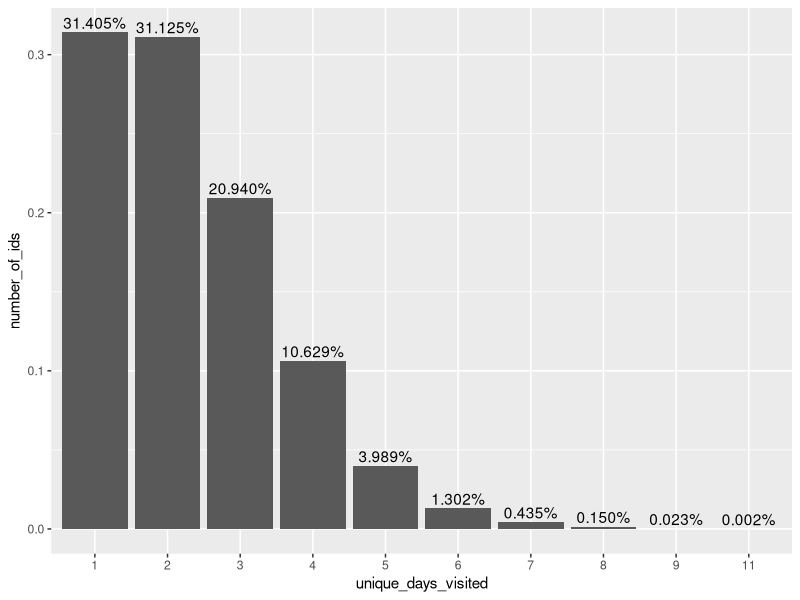
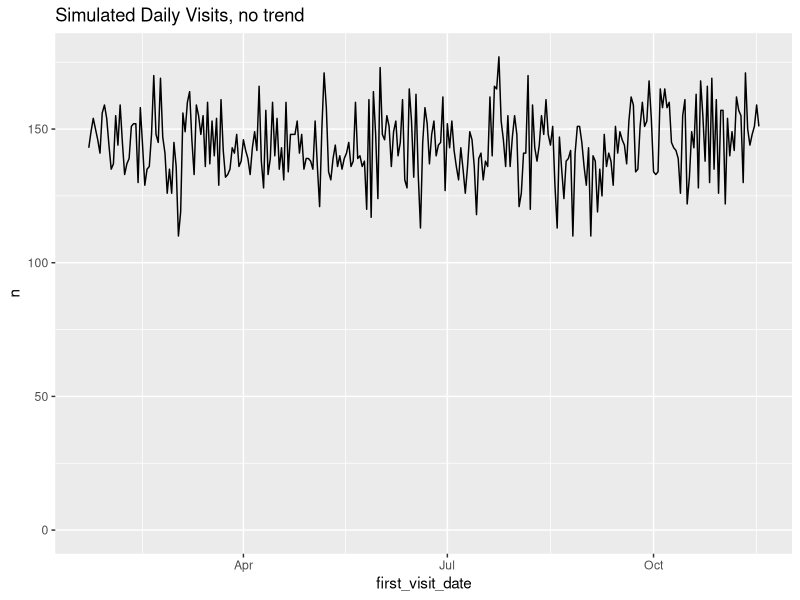
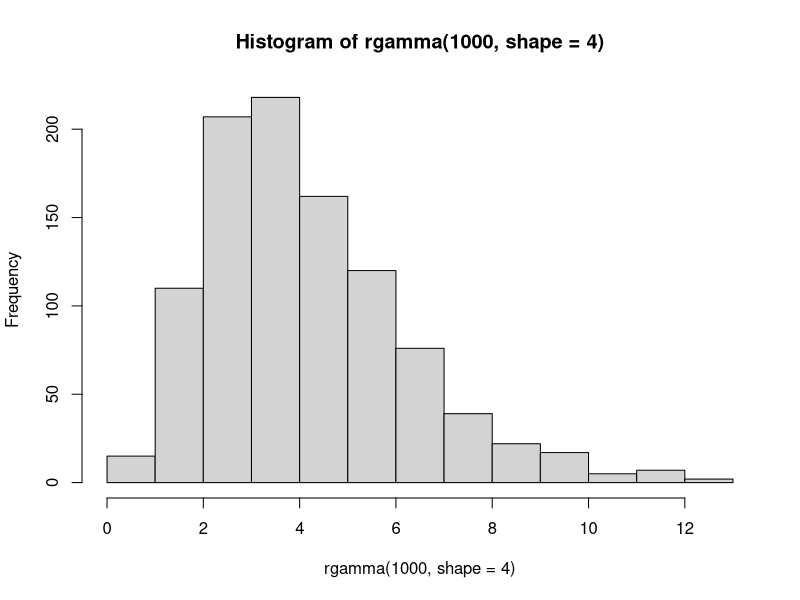
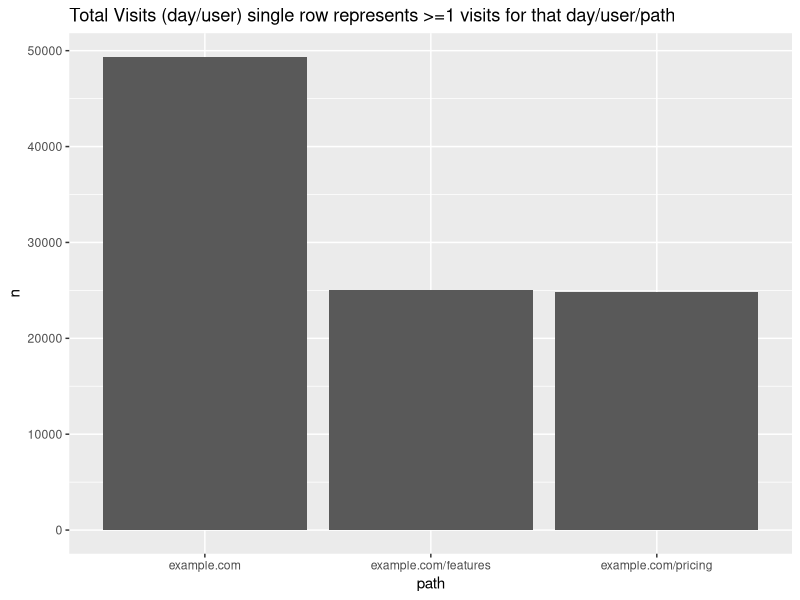
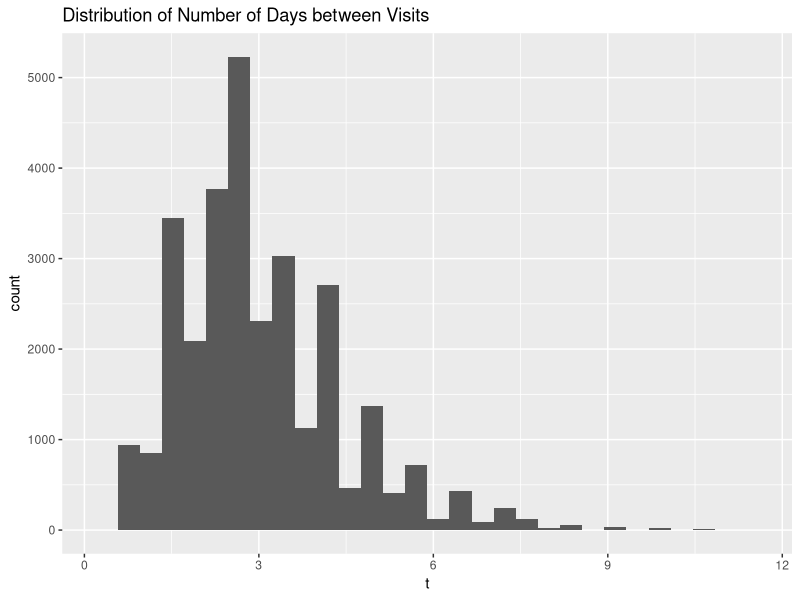
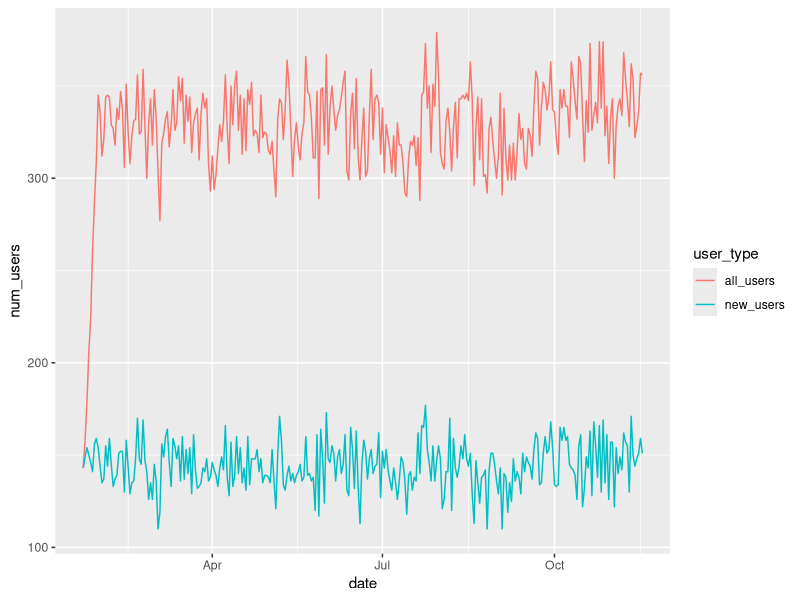
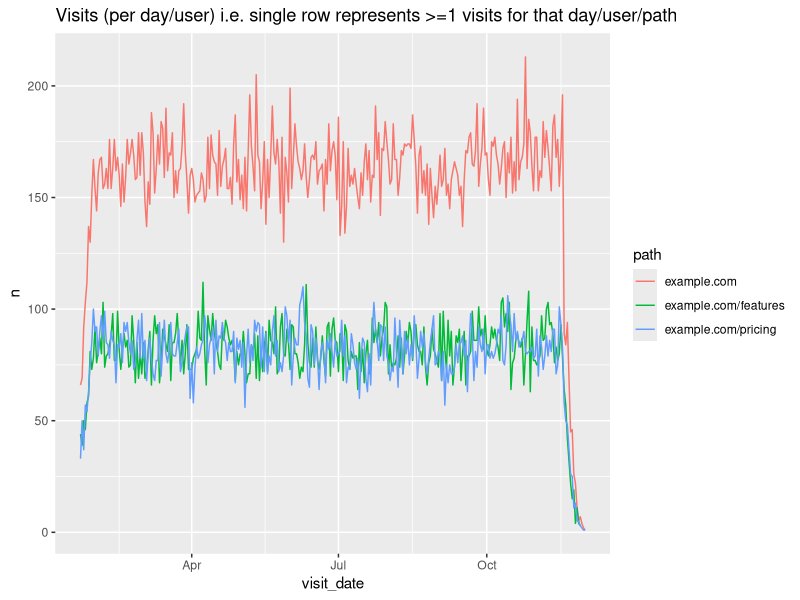
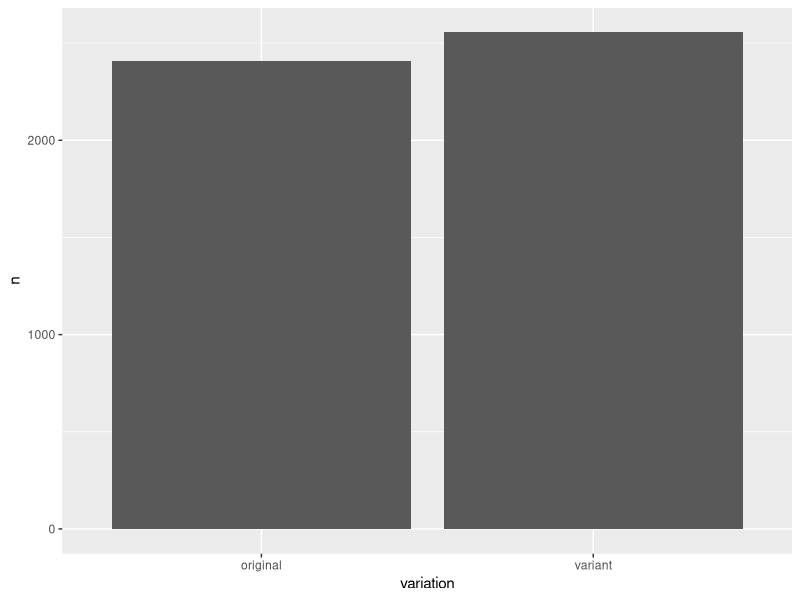

Write the R code that produced these figures, in order. (Note: this script raises an error after producing the figures.)
## ---- chunk 1
knitr::opts_chunk$set(echo = FALSE)
library(tidyverse)
library(scales)
library(lubridate)
## ---- chunk 2
# unique daily visits e.g. 1 record means that the person may have visited the site 1+ times for that day (the number of times does not matter)
# what is the distribution of returning visitors? i.e. how many unique days will most people visit the website?

# 20K visits users per month, over 10 months
total_visits_per_unique_data <- 100000
#return_visit
#user_traffic
set.seed(42)
ids <- floor(runif(total_visits_per_unique_data, min=1, max=total_visits_per_unique_data * 0.50))
num_unique_ids <- length(unique(ids))

visits <- data.frame(user_id=ids) %>%
    arrange(user_id)

visits %>%
    count(user_id) %>%
    count(n) %>%
    mutate(n=factor(n),
           nn=nn / num_unique_ids) %>%
    rename(unique_days_visited=n,
           number_of_ids=nn) %>%
    ggplot(aes(x=unique_days_visited, y=number_of_ids)) +
        geom_col() +
        geom_text(aes(label=percent(number_of_ids)), vjust=-0.3)
## ---- chunk 3
# simulate dates over last e.g 10 months
# we need to duplicate ids/days to simulate people visiting multiple paths per day; we'll use this information for our priors
number_of_months <- 10

# unique visitors per month
num_unique_ids / number_of_months

set.seed(42)
first_time_visit_index <- floor(runif(num_unique_ids, min=0, max=300))

# create dataframe with the user-id and the offset that we will use from the current date
# we'll use the current date so we can simulate the latest experiment is currently running 
first_time_users <- data.frame(user_id=unique(ids), visit_offset=first_time_visit_index) %>% 
    arrange(user_id)

first_time_users <- first_time_users %>%
    mutate(first_visit_date=today() - visit_offset) %>%
    select(-visit_offset)

first_time_users %>%
    count(first_visit_date) %>%
    ggplot(aes(x=first_visit_date, y=n)) +
        geom_line() +
        expand_limits(y=0) +
        labs(title='Simulated Daily Visits, no trend')

visits <- inner_join(visits, first_time_users, by = 'user_id')

stopifnot(nrow(visits) == length(ids))
stopifnot(all((visits %>%
    group_by(user_id) %>%
    summarise(num_unique_date=length(unique(first_visit_date))))$num_unique_date == 1))

# now simulate adding number of days between subsequent visits
hist(rgamma(1000, shape=4))


visits <- visits %>%
    group_by(user_id) %>%
    mutate(visit_index = row_number()) %>%
    ungroup()

generate_new_date <- function(visit_index, original_date, user_id) {

    if(visit_index == 1) {
        return (original_date)
    }
    
    set.seed(user_id)
    offset <- floor(rgamma(1, shape=visit_index + 3))
    return (original_date + max(offset, 1))
}

#generate_new_date(visits$visit_index[1], visits$first_visit_date[1], visits$user_id[1])
generated_visits <- pmap(list(visits$visit_index,
                              visits$first_visit_date,
                              visits$user_id),
                         function(x, y, z) generate_new_date(x, y, z))

# pmap is losing the "date" and is returning a number, so we have to convert back; not sure this is the best way
generated_visits <- unlist(generated_visits)
visits$visit_date <- as.Date(generated_visits, origin = Sys.Date() - as.numeric(Sys.Date()))

visits <- visits %>%
    select(user_id, visit_date) %>%
    arrange(user_id, visit_date)

stopifnot(nrow(visits) == length(ids))

# some of the dates generated will be the same. BUT, that could represent multiple different pages in the same day
# so let's add path before we remove duplicates
## ---- chunk 4
# duplicate home-page (example.com) to simulate many more home page visits than other pages
paths <- c('example.com', 'example.com', 'example.com/pricing', 'example.com/features')
set.seed(42)
path_index <- ceiling(runif(nrow(visits), min=0, max=4))
visits$path <- map_chr(path_index, ~ paths[.])

# some of the dates generated will be the same. BUT, that could represent multiple different pages in the same day
# so let's add path before we remove duplicates
visits <- distinct(visits)
nrow(visits)

visits %>%
    count(path) %>%
    ggplot(aes(x=path, y=n)) +
    geom_col() +
    labs(title='Total Visits (day/user) single row represents >=1 visits for that day/user/path')

visits %>%
    group_by(user_id) %>%
    summarise(t=sd(as.numeric(visit_date))) %>%
    ggplot(aes(x=t)) +
        geom_histogram() +
        labs(title='Distribution of Number of Days between Visits')

temp <- inner_join(
    visits %>% 
        group_by(user_id) %>%
        summarise(first_visit_date=min(visit_date)) %>%
        count(first_visit_date) %>%
        rename(date=first_visit_date,
               new_users=n),
    visits %>%
        group_by(visit_date) %>%
        summarise(all_users=n()) %>%
        rename(date=visit_date),
    by='date')

temp %>% 
    gather(user_type, num_users, -date) %>%
    ggplot(aes(x=date, y=num_users, color=user_type)) +
        geom_line()

# visits %>%
#     group_by(user_id) %>%
#     filter(length(visit_date) != length(unique(visit_date))) %>%  # which users have a different number of unique dates fromf total dates
#     ungroup()

visits %>%
    count(visit_date, path) %>%
    ggplot(aes(x=visit_date, y=n, color=path)) +
    geom_line() +
    labs(title='Visits (per day/user) i.e. single row represents >=1 visits for that day/user/path')

prior_data <- visits
## ---- chunk 5
# experiment names
experiment_names <- c("Experiment 1", "Experiment 2", "Experiment Sim Currently Running")
# names of the metrics/conversions to track
metrics_names <- c('Sign Up', 'Use Feature 1', 'Talk to Sales', 'Pay/Subscribe')
# allowed number of days between seeing the experiment and giving credit for a conversion
# e.g. signup should happen quick, but we may want to give people more time to subscribe/pay for the service,
# since people want to try out the features before they decide to pay (e.g. if the service offers a trial or freemium)
attribution_windows_days <- c(2, 3, 5, 7)
historical_conversion_rates <- c(0.3, 0.2, 0.1, 0.08)
# conversion_rates contain the conversion rates of each metric for the A & B groups


experiments_metrics <- data.frame(metric_id=metrics_names, attribution_windows=attribution_windows_days)
experiments_metrics <- expand.grid(experiment_id=experiment_names, metric_id=experiments_metrics$metric_id) %>%
    inner_join(experiments_metrics, by = 'metric_id') %>%
    arrange(experiment_id, attribution_windows)

experiments_metrics
## ---- chunk 6
# for each experiment, we want to simulate, from the current visits/traffic dataset, who saw the experiment, on which page, and which variation

get_random_variation <- function(variation_names, user_id) {
    set.seed(user_id)
    return (variation_names[rbinom(1, 1, 0.5) + 1])
}
#get_random_variation(variation_names, user_id=1)

create_experiment_visits <- function(start_date, end_date, experiment_paths, experiment_id, variation_names) {
    experiment_visits <- visits %>%
        group_by(user_id) %>%
        mutate(visit_index=rank(visit_date, ties.method = "first")) %>%
        ungroup() %>%
        mutate(new_user = ifelse(visit_index == 1, TRUE, FALSE)) %>%
        filter(visit_date >= start_date & visit_date <= end_date & path %in% experiment_paths) %>%
        select(-visit_index)
    
    expected_num_users <- length(unique(experiment_visits$user_id))
    
    experiment_visits <- experiment_visits %>%
        group_by(user_id) %>%
        mutate(visit_index=rank(visit_date, ties.method = "first")) %>%
        ungroup() %>%
        filter(visit_index == 1) %>%
        select(-visit_index) %>%
        rename(first_joined_experiment=visit_date) %>%
        mutate(experiment_id=experiment_id)
    experiment_visits$variation <- map_chr(experiment_visits$user_id, ~ get_random_variation(variation_names, .))
    
    stopifnot(nrow(experiment_visits) == expected_num_users)
    # make sure no duplicated user_ids
    stopifnot(nrow(experiment_visits) == length(unique(experiment_visits$user_id)))
    
    print(experiment_visits %>%
        count(variation) %>%
        ggplot(aes(x=variation, y=n)) +
        geom_col())
    
    print(experiment_visits %>%
        count(first_joined_experiment) %>%
        ggplot(aes(x=first_joined_experiment, y=n)) +
        geom_line() +
        labs(title='Number of People Entering Experiment'))
    
    print(experiment_visits %>%
        count(first_joined_experiment, new_user) %>%
        ggplot(aes(x=first_joined_experiment, y=n, color=new_user)) +
        geom_line() +
        labs(title='Number of People Entering Experiment, shows affect of including new returning users in experiment'))
    
    print(experiment_visits %>%
        count(first_joined_experiment, variation) %>%
        ggplot(aes(x=first_joined_experiment, y=n, color=variation)) +
        geom_line())
    
    return (experiment_visits %>% select(-new_user))

}

#### Experiment 1

# let's start the experiment 2 months after our visits dataset, and run it for a month
start_date <- min(visits$visit_date) + 60
end_date <- start_date + 30 # 
# all paths
experiment_paths <- unique(paths)
# experiment 1
variation_names <- c("original", "variant")
experiment_id <- experiment_names[1]
experiment_visits_1 <- create_experiment_visits(start_date, end_date, experiment_paths, experiment_id, variation_names)
experiment_visits_1
## ---- chunk 7
#### Experiment 2
start_date <- min(visits$visit_date) + 75
end_date <- start_date + 30 # 
# all paths
experiment_paths <- paths[4] # just features page
# experiment 1
variation_names <- c("A", "B")
experiment_id <- experiment_names[2]
experiment_visits_2 <- create_experiment_visits(start_date, end_date, experiment_paths, experiment_id, variation_names)
experiment_visits_2
## ---- chunk 8
#### Experiment 2
start_date <- Sys.Date() - 5
end_date <- start_date + 30 # 
# all paths
experiment_paths <- paths[1] # just homepage
# experiment 1
variation_names <- c("A", "B")
experiment_id <- experiment_names[length(experiment_names)]
experiment_visits_currently_running <- create_experiment_visits(start_date, end_date, experiment_paths, experiment_id, variation_names)
experiment_visits_currently_running
## ---- chunk 9
experiments_all <- rbind(experiment_visits_1,
                         experiment_visits_2,
                         experiment_visits_currently_running) %>%
    select(user_id, experiment_id, variation, first_joined_experiment, path) %>%
    arrange(user_id, experiment_id)

# ensure dataset is unique by user-id/experiment-id
stopifnot(nrow(distinct(experiments_all %>% select(user_id, experiment_id))) == nrow(experiments_all))

experiments_all
## ---- chunk 10
# we want to adjust conversion rates for the people who were part of certain experiments
# such that the A/B groups have different conversion rates 
# some will have different CRs due to random noise, some will have differences in probability distributions
# i.e. true differences.


adjusted_conversion_rates <- inner_join(experiments_metrics,
                                        data.frame(metric_id=metrics_names, historical_conversion_rate=historical_conversion_rates),
                                        by = "metric_id") %>%
    select(-attribution_windows) %>%
    mutate(index=row_number())

# Experiment 1 has positive conversion rates, # we'll assum
adjusted_conversion_rates <- inner_join(adjusted_conversion_rates,
                                        expand.grid(index=adjusted_conversion_rates$index, variation=c('A', 'B')),
                                        by="index") %>%
    select(experiment_id, variation, metric_id, historical_conversion_rate)

adjusted_conversion_rates$adjusted_conversion_rate <- adjusted_conversion_rates$historical_conversion_rate

percent_change_adjustments <- c(
                    NA, # Experiment 1                        A   Sign Up
                    0.10, # Experiment 1                        B   Sign Up
                    NA, # Experiment 1                        A   Use Feature 1  
                    0.05, # Experiment 1                        B   Use Feature 1  
                    NA, # Experiment 1                        A   Talk to Sales  
                    NA, # Experiment 1                        B   Talk to Sales  
                    NA, # Experiment 1                        A   Pay/Subscribe  
                    0.03, # Experiment 1                        B   Pay/Subscribe  
                    NA, # Experiment 2                        A   Sign Up
                    -0.10, # Experiment 2                        B   Sign Up
                    NA, # Experiment 2                        A   Use Feature 1  
                    -0.05, # Experiment 2                        B   Use Feature 1  
                    NA, # Experiment 2                        A   Talk to Sales  
                    -0.03, # Experiment 2                        B   Talk to Sales  
                    NA, # Experiment 2                        A   Pay/Subscribe  
                    0.01, # Experiment 2                        B   Pay/Subscribe  
                    NA, # Experiment Sim Currently Running    A   Sign Up
                    0.10, # Experiment Sim Currently Running    B   Sign Up
                    NA, # Experiment Sim Currently Running    A   Use Feature 1  
                    0.05, # Experiment Sim Currently Running    B   Use Feature 1  
                    NA, # Experiment Sim Currently Running    A   Talk to Sales  
                    0.03, # Experiment Sim Currently Running    B   Talk to Sales  
                    NA, # Experiment Sim Currently Running    A   Pay/Subscribe  
                    0.03) # Experiment Sim Currently Running    B   Pay/Subscribe  
            

adjusted_conversion_rates <- adjusted_conversion_rates %>%
    mutate(adjusted_conversion_rate=ifelse(is.na(percent_change_adjustments),
                                           historical_conversion_rate,
                                           (percent_change_adjustments * historical_conversion_rate) + historical_conversion_rate))

# Experiment 1 has c("original", "variant") rather than A/B
temp_names <- c("original", "variant")
adjusted_conversion_rates <- adjusted_conversion_rates %>%
    mutate(variation = as.character(variation),
           variation = ifelse(experiment_id == experiment_names[1],
                              ifelse(variation == 'A', temp_names[1], temp_names[2]),
                              variation))
adjusted_conversion_rates
## ---- chunk 11
# now we want to determine the conversion rates for each person, based on experiment, metric_id, variation, so we can binom distribution based on the conversion rate
# if the person isn't part of an experiment, then we will use the historical conversion rate
names(historical_conversion_rates) <- metrics_names
# historical_conversion_rates[metrics_names[1]]

# create a dateframe that has a historical conversion rate for each user/metric combo
user_metric_crs <- expand.grid(user_id=unique(visits$user_id), metric_id=metrics_names) %>%
    arrange(user_id, metric_id) %>%
    mutate(historical_conversion_rate=historical_conversion_rates[metric_id])

# now add experiment/variation columns for users that were part of experiments
user_metric_crs <- full_join(user_metric_crs,
          experiments_all %>% select(user_id, experiment_id, variation), by='user_id')

# based on experiment/variation/metric, get the chosen conversion rate
user_metric_crs <- left_join(user_metric_crs %>% 
              mutate(metric_id = as.character(metric_id)),
          adjusted_conversion_rates %>%
              select(-historical_conversion_rate) %>%
              mutate(experiment_id = as.character(experiment_id),
                     metric_id = as.character(metric_id)),
          by=c('experiment_id', 'variation', 'metric_id')) %>%
    mutate(conversion_rate=ifelse(is.na(adjusted_conversion_rate), historical_conversion_rate, adjusted_conversion_rate)) %>%
    select(user_id, metric_id, conversion_rate)


# some people will have partipated in multiple experiments, so we'll take the average to get a dataset that is unique per user/metric
user_metric_crs <- user_metric_crs %>% 
    group_by(user_id, metric_id) %>%
    summarise(conversion_rate = mean(conversion_rate)) %>%
    ungroup()

stopifnot(length(unique(user_metric_crs$user_id)) == length(unique(visits$user_id)))

# now we will determine if each person convertes based on their conversion rate using the binomial distribution

#rbinom(1000, 1, 0.08)

simulate_conversion <- function(user_id, conversion_rate) {
    set.seed(user_id+10)
    return (rbinom(1, 1, conversion_rate))
}

# now we simulating them converting or not by using their assigned conversion rates as a probability in a binom distribution
user_metric_crs$converted <- as.logical(map2_dbl(user_metric_crs$user_id,
                    user_metric_crs$conversion_rate, 
                    ~ simulate_conversion(.x, .y)))

user_metric_crs %>%
    count(metric_id, converted) %>%
    mutate(n = n / length(unique(user_metric_crs$user_id))) %>%
    ggplot(aes(x=metric_id, y=n, group=converted, fill=converted)) +
    geom_col(position='dodge') +
    geom_text(aes(label=percent(n)))

conversion_data <- inner_join(user_metric_crs %>%
                                  filter(converted) %>%
                                  select(user_id, metric_id),
                              visits %>% 
                                  group_by(user_id) %>%
                                  summarise(first_visit=min(visit_date)),
                              by='user_id')
## ---- chunk 12
generate_offset <- function(user_id, metric) {
 
    # NOTE setting the seed is messing up the distribution   
    #  set.seed(user_id)
    rbinom(1, 30, attribution_windows_days[metric]/30)
}

names(attribution_windows_days) <- metrics_names
conversion_offsets <- map2_dbl(conversion_data$user_id, 
                               conversion_data$metric_id,
                               #~ rbinom(1, 30, attribution_windows_days[.y]/30))
                               ~ generate_offset(.x, .y))
conversion_data <- conversion_data %>%
    mutate(offset=conversion_offsets,
           conversion_date = first_visit + offset)

conversion_data %>%
    count(metric_id, offset) %>%
    mutate(offset=factor(offset)) %>%
    mutate(metric_id=fct_reorder(metric_id, n, .desc = TRUE)) %>%
    ggplot(aes(x=offset, y=n)) +
        geom_col() +
    facet_wrap( ~ metric_id, scales = 'free_y') +
    labs(title='Distribution of Days from First Visit to Event Conversion, for those that convert')

conversion_data %>%
    count(conversion_date, metric_id) %>%
    ggplot(aes(x=conversion_date, y=n)) +
        geom_line() +
    facet_wrap( ~ metric_id, scales = 'free_y') +
    labs(title='Daily Conversions')

conversion_data <- conversion_data %>%
    select(user_id, metric_id, conversion_date) %>%
    arrange(user_id, conversion_date)

conversion_data
## ---- chunk 13
write.csv(experiments_metrics, file='../shiny-app/simulated_data/attribution_windows.csv', row.names = FALSE)
write.csv(prior_data, file='../shiny-app/simulated_data/website_traffic.csv', row.names = FALSE)
write.csv(experiments_all, file='../shiny-app/simulated_data/experiment_traffic.csv', row.names = FALSE)
write.csv(conversion_data, file='../shiny-app/simulated_data/conversion_rate_data.csv', row.names = FALSE)
